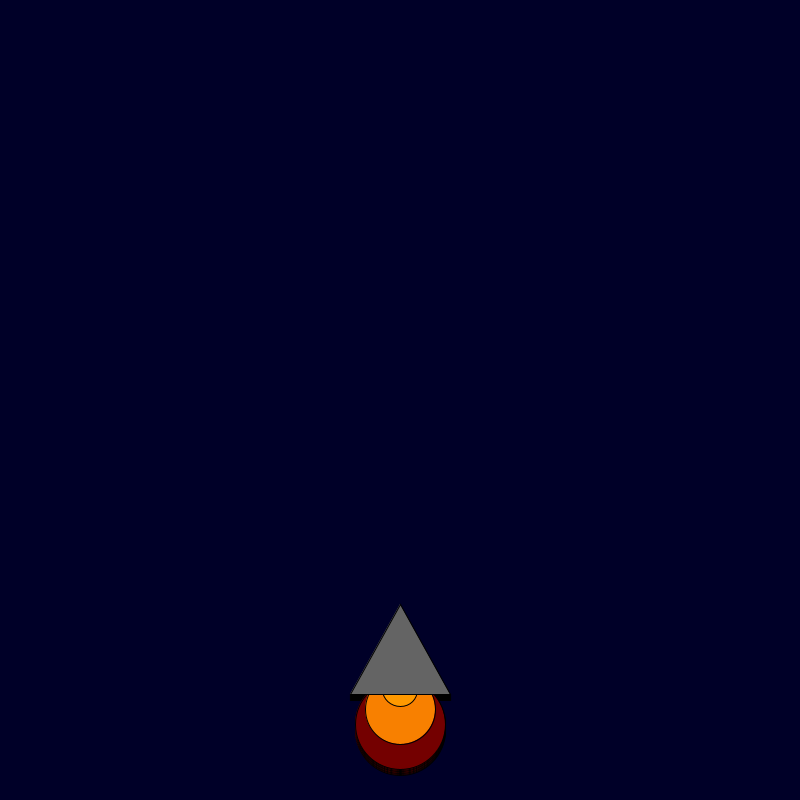
Frame 1 (no input)
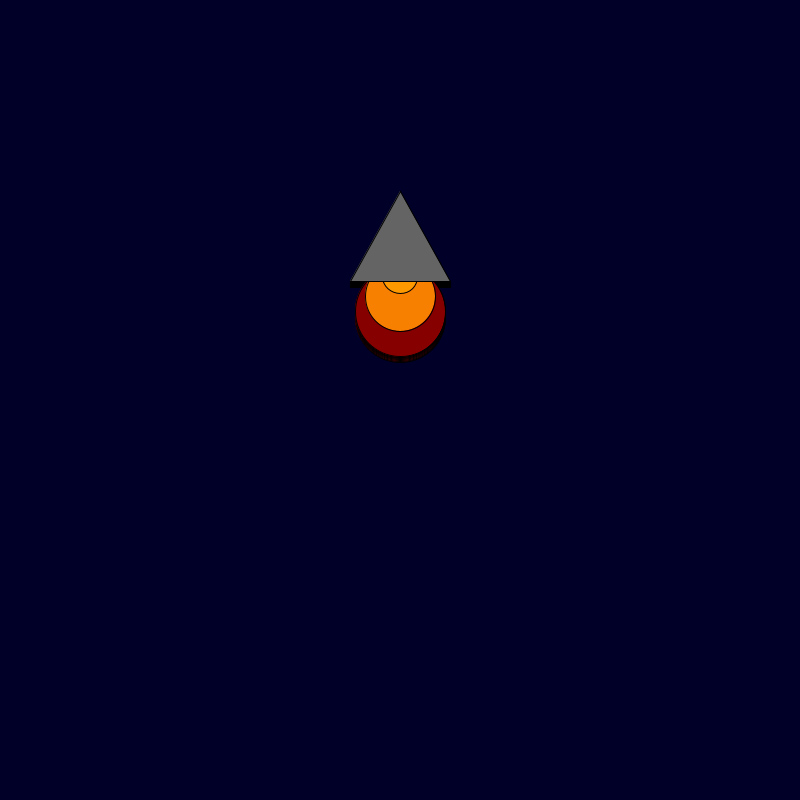
Frame 60 (the mouse pressed at the canvas centre just before this capture)
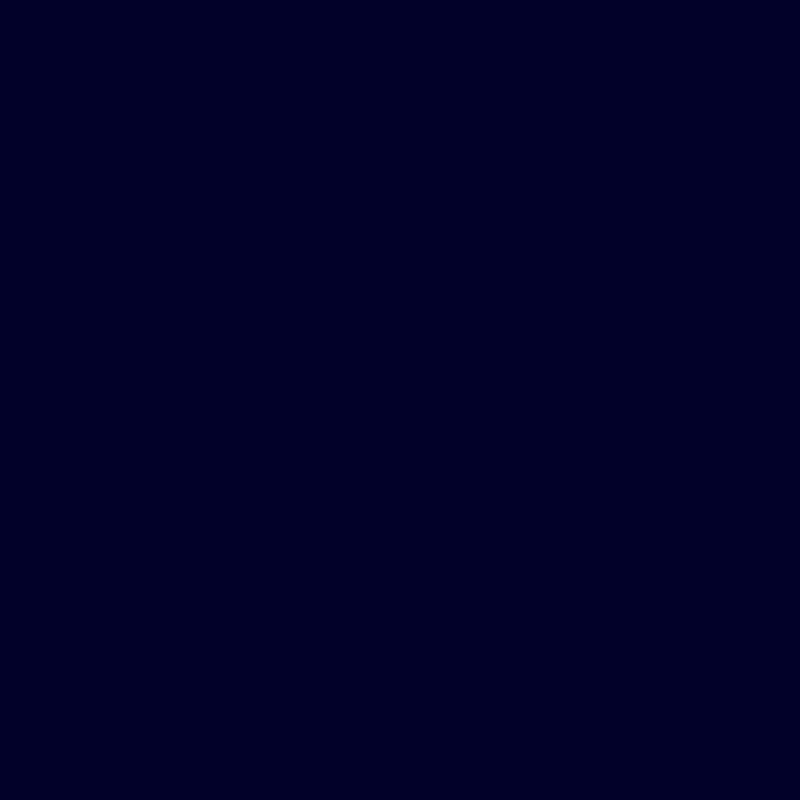
Frame 120 (the mouse held since frame 60 and released just before this capture)

The Processing sketch that drew these frames (run headless with seeded random() and noise(); from frame 60 on, the mouse is pressed at the canvas centre):

// Processing sketch: rocket_ship_pde
// ── rocket_ship_pde.pde
int x = 400; 
int y = 600; 
void setup() {

    background(0, 0, 40); size(800, 800);

}

void draw() {
  background(0,0,40);
for (int i=0; i<7; i++) {
    fill(random(255), 0, 0);
    ellipse(x, y + 130, 90, 90);
    fill(248, 128, 0);
    ellipse(x, y + 115, 70, 70);
    fill(255, 153, 0);
    ellipse(x, y + 95, 35, 35);
    fill(100, 100, 100);
    triangle(x, y + 10, x + 50, y + 100, x - 50, y + 100);
y--;

}
}
